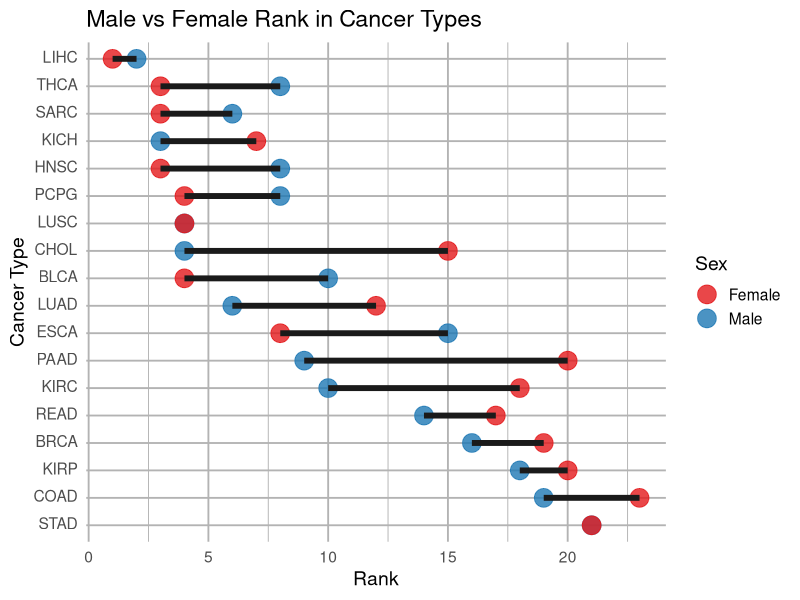

This chart was generated by the following R code:
## ---- chunk 1
# Load required libraries
suppressPackageStartupMessages(library(dplyr))
suppressPackageStartupMessages(library(ggplot2))
suppressPackageStartupMessages(library(tidyr))
suppressPackageStartupMessages(library(forcats))
suppressPackageStartupMessages(library(ggtext))

# Create input data frame (cancer types with male and female ranks)
df <- data.frame(
  Cancer = c("LIHC","LUSC","SARC","KICH","HNSC","THCA","PCPG","BLCA",
             "LUAD","CHOL","ESCA","KIRC","PAAD","READ","BRCA","KIRP",
             "COAD","STAD"),
  Male   = c(2,4,6,3,8,8,8,10,6,4,15,10,9,14,16,18,19,21),
  Female = c(1,4,3,7,3,3,4,4,12,15,8,18,20,17,19,20,23,21)
)

# Convert data to long format
df_long <- df %>%
  pivot_longer(cols = c(Male, Female),
               names_to = "Sex",
               values_to = "Rank")

# Calculate the best (lowest) rank for each cancer type
df_min <- df_long %>%
  group_by(Cancer) %>%
  summarise(best_rank = min(Rank))

# Identify the top-ranked cancer type overall
top_cancer <- df_min %>%
  slice_min(best_rank, n = 1) %>%
  pull(Cancer)

# Reorder cancer types based on best rank (higher rank displayed on top)
df_long <- df_long %>%
  left_join(df_min, by = "Cancer") %>%
  mutate(Cancer = fct_reorder(Cancer, best_rank, .desc = TRUE))

# Customize y-axis labels (highlight top cancer in red and bold)
y_labels <- levels(df_long$Cancer)

# Create plot
p <- ggplot(df_long, aes(x = Cancer, y = Rank, color = Sex)) +
  geom_point(size = 6, alpha = 0.8) +
  geom_line(aes(group = Cancer), color = "grey10", linewidth = 2) +
  scale_color_manual(values = c("Male" = "#1f78b4", "Female" = "#e31a1c")) +
  theme_minimal(base_size = 14) +
  coord_flip() +
  labs(title = "Male vs Female Rank in Cancer Types",
       y = "Rank", x = "Cancer Type") +
  scale_x_discrete(labels = y_labels) +
  theme(
    axis.text.y = element_markdown(),  # Enable HTML-style labels
    panel.grid.major = element_line(color = "grey70", linetype = "solid"),  # Major grid lines
    panel.grid.minor = element_line(color = "grey70", linetype = "solid")   # Minor grid lines
  )

p

# Save the plot as a high-resolution image
# ggsave(
#   filename = "F:/WJlab/HCC/TAD_and_Rank/RANK_ggplot.png",
#   plot = p,
#   width = 8, height = 5, dpi = 1000
# )
